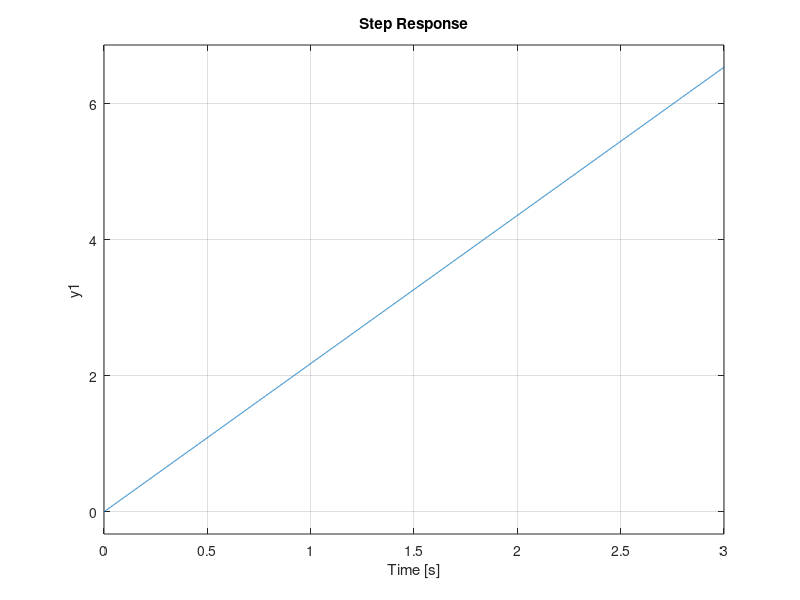

Write MATLAB code to recreate this figure.
J = 6.4E-7;     % Rotor Inertia
B = 1.436E-3;   % Kinetic friction
Kt = 0.412;     % Torque constant
Kv = 0.308;     % Back EMF constant
R = 43.36;      % Resistance
L = 2.904E-3;   % Reluctance
s = tf('s');
P_motor = Kt/(s*((J*s+B)*(L*s+R)+Kt*Kv));  % Open-loop transfer function, 

t = 0:0.001:3;
step(P_motor,t)       % motor open-loop step response with output theta (rad)

%isstable(P_motor)     % returns 1 if system is stable, 0 if not
%pole(P_motor)         % returns poles of the transfer function

%sys_cl = feedback(P_motor,1);    % closed-loop transfer function with C(s) = 1

%step(sys_cl,t)  % motor closed-loop step response

%pzmap(sys_cl)   % pole-zero mapping
%damp(sys_cl)    % damping and natural frquencies of the poles

%{
%Proportional Control
Kp = 1;

for i = 1:3
    C(:,:,i) = pid(Kp);
    Kp = Kp + 30;
end
sys_cl = feedback(C*P_motor,1);

t = 0:0.001:0.2;
step(sys_cl(:,:,1), sys_cl(:,:,2), sys_cl(:,:,3), t)
ylabel('Position, \theta (radians)')
title('Response to a Step Reference with Different Values of K_p')
legend('Kp = 1',  'Kp = 31',  'Kp = 61')


%Disturbance based on Kp
dist_cl = feedback(P_motor,C);
step(dist_cl(:,:,1), dist_cl(:,:,2), dist_cl(:,:,3), t)
ylabel('Position, \theta (radians)')
title('Response to a Step Disturbance with Different Values of K_p')
legend('Kp = 1', 'Kp = 31','Kp = 61')
%}

%{
%Integral Control given Kp = 60
Kp = 60;
Ki = 0.01;
for i = 1:3
    C(:,:,i) = pid(Kp,Ki);
    Ki = Ki + 300;
end

sys_cl = feedback(C*P_motor,1);
t = 0:0.001:0.2;
step(sys_cl(:,:,1), sys_cl(:,:,2), sys_cl(:,:,3), t)
ylabel('Position, \theta (radians)')
title('Response to a Step Reference with K_p = 60 and Different Values of K_i')
legend('Ki = 0.01', 'Ki = 1.01', 'Ki = 2.01')
%}

%{
%Disturbance based on Ki
dist_cl = feedback(P_motor,C);
step(dist_cl(:,:,1), dist_cl(:,:,2), dist_cl(:,:,3), t)
ylabel('Position, \theta (radians)')
title('Response to a Step Disturbance with K_p = 21 and Different Values of K_i')
legend('Ki = 0.01',  'Ki = 11',  'Ki = 2.01')
%}

%{
%Derivative control given Kp = 60, Ki = 600
Kp = 60;
Ki = 600;
Kd = 0;

for i = 1:3
    C(:,:,i) = pid(Kp,Ki,Kd);
    Kd = Kd + 0.1;
end

sys_cl = feedback(C*P_motor,1);
t = 0:0.001:0.1;
step(sys_cl(:,:,1), sys_cl(:,:,2), sys_cl(:,:,3), t)
ylabel('Position, \theta (radians)')
title('Step Response with K_p = 60, K_i = 600 and Different Values of K_d')
legend('Kd = 0', 'Kd = 0.10', 'Kd = 0.2')
%}

%{
%Disturbance based on Kd
dist_cl = feedback(P_motor,C);
t = 0:0.001:0.2;
step(dist_cl(:,:,1), dist_cl(:,:,2), dist_cl(:,:,3), t)
ylabel('Position, \theta (radians)')
title('Step Response with K_p = 21, K_i = 500 and Different values of K_d')
legend('Kd = 0', 'Kd = 0.10', 'Kd = 0.20')
%}

%stepinfo(sys_cl(:,:,2)) % step response results